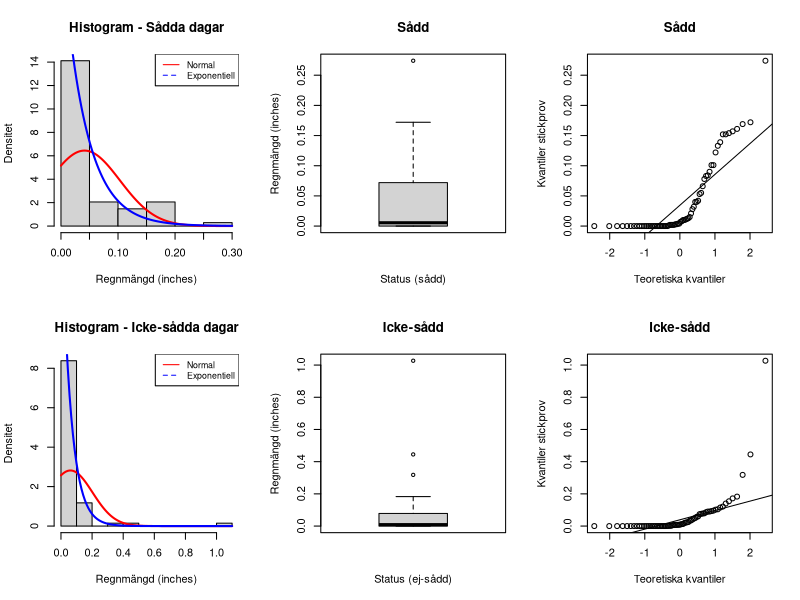
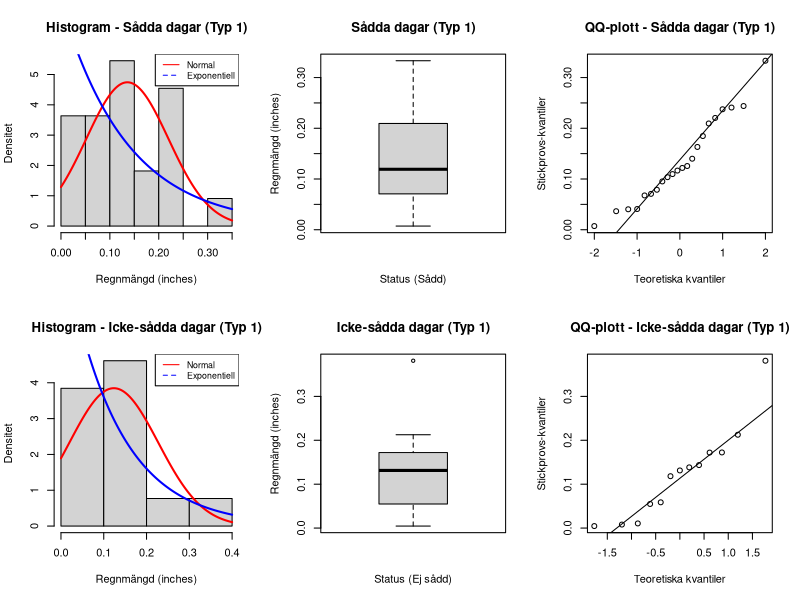
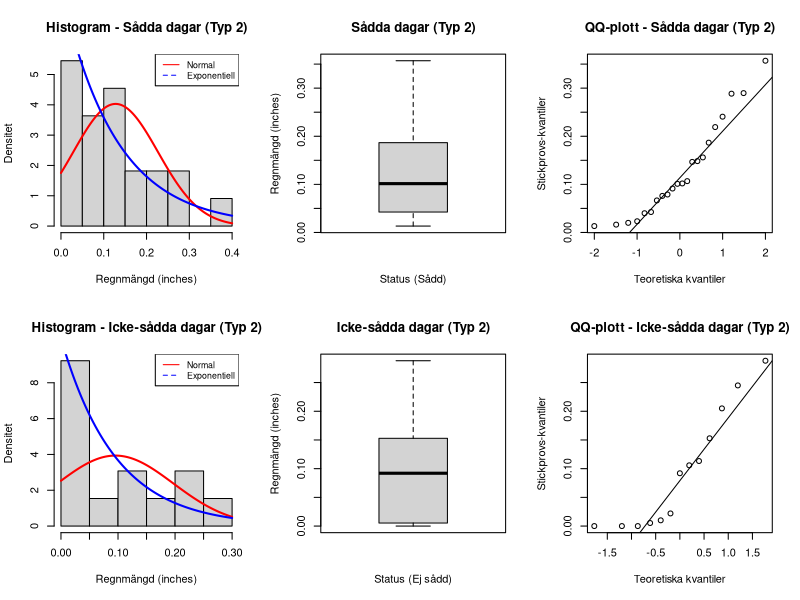

Generate these figures, in order, with R:
## ---- chunk 1
arizona <- read.csv("arizona.csv", header = FALSE) # läs csv filen

# skapa variabler
year <- arizona$V1 
seed <- arizona$V2
nonseed <- arizona$V3
## ---- chunk 2
seed_mean <- mean(seed)
seed_sd <- sd(seed)
nonseed_mean <- mean(nonseed)
nonseed_sd <- sd(nonseed)
## ---- chunk 3
old_par <- par(mfrow = c(2,3))

# sådda
hist(seed, prob = TRUE, main = "Histogram - Sådda dagar", 
     xlab = "Regnmängd (inches)", ylab = "Densitet")
curve(dnorm(x, mean = seed_mean, sd = seed_sd), 
      col = "red", lwd = 2, add = TRUE) # normalfördelning
curve(dexp(x, rate = 1 / seed_mean), 
      col = "blue", lwd = 2, add = TRUE,) # exponentiell fördelning
legend("topright", legend = c("Normal", "Exponentiell"),
       col = c("red", "blue"), lty = c(1, 2), cex = 0.8)


boxplot(seed, main = "Sådd", xlab = "Status (sådd)", ylab ="Regnmängd (inches)")


qqnorm(seed, main = "Sådd", xlab = "Teoretiska kvantiler", ylab ="Kvantiler stickprov")
qqline(seed, col = "black")


# icke sådda
hist(nonseed, prob = TRUE, main = "Histogram - Icke-sådda dagar", 
     xlab = "Regnmängd (inches)", ylab = "Densitet")
curve(dnorm(x, mean = nonseed_mean, sd = nonseed_sd), 
      col = "red", lwd = 2, add = TRUE) # normalfördelning
curve(dexp(x, rate = 1 / nonseed_mean), 
      col = "blue", lwd = 2, add = TRUE) # exponentiell fördelning
legend("topright", legend = c("Normal", "Exponentiell"),
       col = c("red", "blue"), lty = c(1, 2), cex = 0.8)


boxplot(nonseed, main = "Icke-sådd", xlab = "Status (ej-sådd)", ylab ="Regnmängd (inches)")


qqnorm(nonseed, main = "Icke-sådd", xlab = "Teoretiska kvantiler", ylab ="Kvantiler stickprov")
qqline(nonseed, col = "black")

par(old_par)
## ---- chunk 4
wilcox_test <- wilcox.test(seed, nonseed, alternative = "two.sided", paired = TRUE, conf.level = 0.95)
print(wilcox_test)
## ---- chunk 5
oregon <- read.csv("oregon.csv", header = FALSE) # läs csv filen

# skapa variabler
trial <- oregon$V1
typ1 <- oregon$V2
typ2 <- oregon$V3

# ta endast med data som matchar "filter" här nere
nonseed1 <- typ1[trial == 1] # regnmängd i område typ 1 enl ovan, icke molnsådda
seed1 <- typ1[trial == 2] # regnmängd i typ 1 med molnsådda
nonseed2 <- typ2[trial == 1] # regnmängd i typ 2 område icke molnsådda
seed2 <- typ2[trial == 2] # regnmängd i område typ 2 molnsådda
## ---- chunk 6
old_par <- par(mfrow = c(2, 3))

# histogram sådda
seed1_mean <- mean(seed1)
seed1_sd <- sd(seed1)
hist(seed1, prob = TRUE, main = "Histogram - Sådda dagar (Typ 1)", 
     xlab = "Regnmängd (inches)", ylab = "Densitet")
curve(dnorm(x, mean = seed1_mean, sd = seed1_sd), 
      col = "red", lwd = 2, add = TRUE) # Normalfördelning
curve(dexp(x, rate = 1 / seed1_mean), 
      col = "blue", lwd = 2, add = TRUE) # Exponentiell fördelning
legend("topright", legend = c("Normal", "Exponentiell"),
       col = c("red", "blue"), lty = c(1, 2), cex = 0.8)

# boxplot sådda
boxplot(seed1, main = "Sådda dagar (Typ 1)", xlab = "Status (Sådd)", 
        ylab = "Regnmängd (inches)")

# QQ sådda
qqnorm(seed1, main = "QQ-plott - Sådda dagar (Typ 1)", 
       xlab = "Teoretiska kvantiler", ylab = "Stickprovs-kvantiler")
qqline(seed1, col = "black")

# histo icke sådda
nonseed1_mean <- mean(nonseed1)
nonseed1_sd <- sd(nonseed1)
hist(nonseed1, prob = TRUE, main = "Histogram - Icke-sådda dagar (Typ 1)", 
     xlab = "Regnmängd (inches)", ylab = "Densitet")
curve(dnorm(x, mean = nonseed1_mean, sd = nonseed1_sd), 
      col = "red", lwd = 2, add = TRUE) # Normalfördelning
curve(dexp(x, rate = 1 / nonseed1_mean), 
      col = "blue", lwd = 2, add = TRUE) # Exponentiell fördelning
legend("topright", legend = c("Normal", "Exponentiell"),
       col = c("red", "blue"), lty = c(1, 2), cex = 0.8)

# boxplot icke sådda
boxplot(nonseed1, main = "Icke-sådda dagar (Typ 1)", xlab = "Status (Ej sådd)", 
        ylab = "Regnmängd (inches)")

# QQ sådda
qqnorm(nonseed1, main = "QQ-plott - Icke-sådda dagar (Typ 1)", 
       xlab = "Teoretiska kvantiler", ylab = "Stickprovs-kvantiler")
qqline(nonseed1, col = "black")

par(old_par)
## ---- chunk 7
wilcox.test(seed1, nonseed1, alternative = "greater", conf.level = 0.95)
## ---- chunk 8
old_par <- par(mfrow = c(2, 3))

# hist typ 2 - sådd
seed2_mean <- mean(seed2)
seed2_sd <- sd(seed2)
hist(seed2, prob = TRUE, main = "Histogram - Sådda dagar (Typ 2)", 
     xlab = "Regnmängd (inches)", ylab = "Densitet")
curve(dnorm(x, mean = seed2_mean, sd = seed2_sd), 
      col = "red", lwd = 2, add = TRUE) # Normalfördelning
curve(dexp(x, rate = 1 / seed2_mean), 
      col = "blue", lwd = 2, add = TRUE) # Exponentiell fördelning
legend("topright", legend = c("Normal", "Exponentiell"),
       col = c("red", "blue"), lty = c(1, 2), cex = 0.8)

# lådagram typ 2 - sådd
boxplot(seed2, main = "Sådda dagar (Typ 2)", xlab = "Status (Sådd)", 
        ylab = "Regnmängd (inches)")

# QQ typ 2 - sådd
qqnorm(seed2, main = "QQ-plott - Sådda dagar (Typ 2)", 
       xlab = "Teoretiska kvantiler", ylab = "Stickprovs-kvantiler")
qqline(seed2, col = "black")

# hist typ 2 - icke sådd
nonseed2_mean <- mean(nonseed2)
nonseed2_sd <- sd(nonseed2)
hist(nonseed2, prob = TRUE, main = "Histogram - Icke-sådda dagar (Typ 2)", 
     xlab = "Regnmängd (inches)", ylab = "Densitet")
curve(dnorm(x, mean = nonseed2_mean, sd = nonseed2_sd), 
      col = "red", lwd = 2, add = TRUE) # Normalfördelning
curve(dexp(x, rate = 1 / nonseed2_mean), 
      col = "blue", lwd = 2, add = TRUE) # Exponentiell fördelning
legend("topright", legend = c("Normal", "Exponentiell"),
       col = c("red", "blue"), lty = c(1, 2), cex = 0.8)

# lådagram tpy 2 - icke sådd
boxplot(nonseed2, main = "Icke-sådda dagar (Typ 2)", xlab = "Status (Ej sådd)", 
        ylab = "Regnmängd (inches)")

# QQ typ 2 - icke sådd
qqnorm(nonseed2, main = "QQ-plott - Icke-sådda dagar (Typ 2)", 
       xlab = "Teoretiska kvantiler", ylab = "Stickprovs-kvantiler")
qqline(nonseed2, col = "black")

# Återställ plotting-parametrar
par(old_par)

## ---- chunk 9
wilcox.test(seed2, nonseed2, alternative = "greater", conf.level = 0.95)
## ---- chunk 10
table(seed2)
table(nonseed2)
